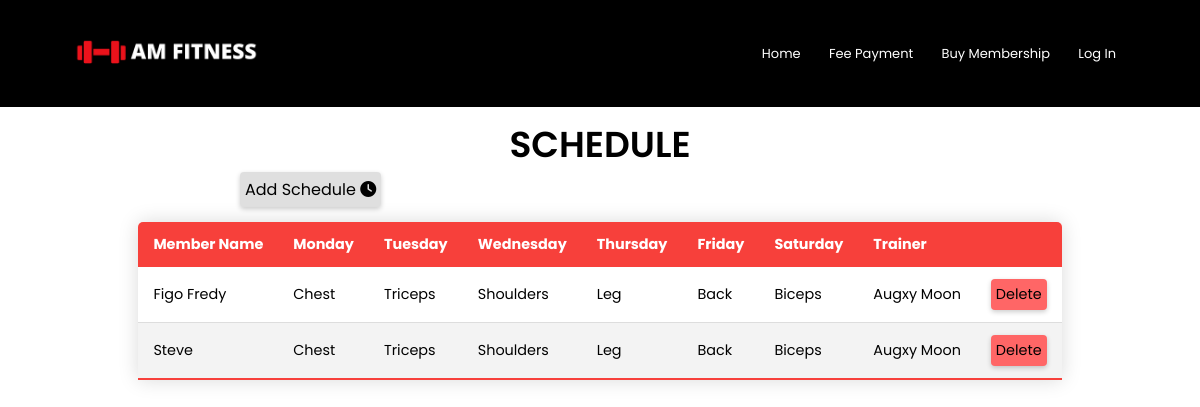
The app's page /AdminPage/schedule, older data.
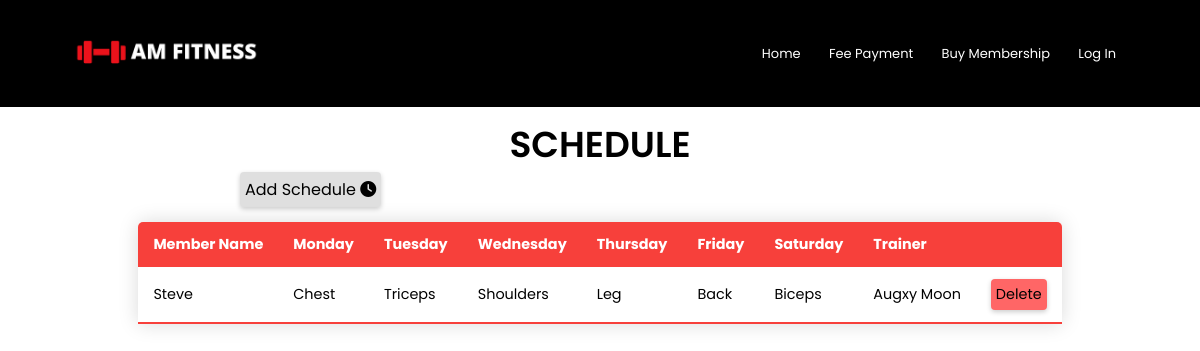
The same page, newer data.
### gym/models.py (models this page shows, shortened)
class schedule(models.Model):
	client = models.ForeignKey(gym,on_delete=CASCADE)
	mon = models.CharField(max_length=100,default=1,verbose_name='Monday')
	tue = models.CharField(max_length=100,default=1,verbose_name='Tuesday')
	wed = models.CharField(max_length=100,default=1,verbose_name='Wednesday')
	thu = models.CharField(max_length=100,default=1,verbose_name='Thursday')
	fri = models.CharField(max_length=100,default=1,verbose_name='Friday')
	sat = models.CharField(max_length=100,default=1,verbose_name='Saturday')
	trainer = models.ForeignKey(trainers,on_delete=CASCADE)

class gym(models.Model):
	full_name = models.CharField(max_length=30,null=False)
	gender = models.CharField(max_length=6,default='Male',null=True)
	age = models.IntegerField(default=18)
	cell_no = models.IntegerField(unique=True,null=False)
	born_date = models.DateField(null=False,default=None,blank=True)
	email = models.EmailField()
	plan = models.CharField(max_length=10,default='Silver',null=False)
	date_joined = models.DateTimeField(default=timezone.now)
	trans = models.CharField(default=1,verbose_name="Transaction Number",max_length=100)
	class Meta:
		verbose_name_plural = "Members"
	def __str__(self):
		return self.full_name

### manage/models.py (models this page shows)
class trainers(models.Model):
	trainer_name = models.CharField(max_length=30,verbose_name='Name')
	trainer_age = models.IntegerField(verbose_name='Age')
	trainer_gender = models.CharField(max_length=10,verbose_name='Gender')
	trainer_cell = models.IntegerField(verbose_name='Mobile No',null=True)
	aos = models.CharField(max_length=100,verbose_name='Area of Specialization')
	salary = models.IntegerField(verbose_name='Salary')
	class Meta:
		verbose_name_plural = 'Trainers'
	def __str__(self):
		return self.trainer_name

### manage/views.py (the view)
# urls.py: path('AdminPage/schedule',manage_views.sched,name='schedule'),
def sched(request):
	days = ['Monday','Tuesday','Wednesday','Thursday','Friday','Saturday']
	sch = schedule.objects.all()
	d = {'sch':sch,'days':days}
	return render(request,'manage/schedule.html',d)

### manage/templates/manage/schedule.html (shortened to what this page needs)
{% extends 'manage/admin.html'%}
{% block page%}
<section class="data-table">
    <h3>Schedule</h3>
    <div class="mem-link" style="margin-left:240px;">
    <a href="{% url 'addsch'%}">Add Schedule  <i class="fas fa-clock"></i></a>
    </div>
    <table class="content-table">
        <thead>
            <tr>
                <th>Member Name</th>
                {% for j in days%}
                <th>{{j}}</th>
                {% endfor %}
                <th>Trainer</th>
                <th>     </th>
            </tr>
        </thead>
        <tbody>
            {% for i in sch %}
            <tr>
                <td>{{i.client}}</td>
                <td>{{i.mon}}</td>
                <td>{{i.tue}}</td>
                <td>{{i.wed}}</td>
                <td>{{i.thu}}</td>
                <td>{{i.fri}}</td>
                <td>{{i.sat}}</td>
                <td>{{i.trainer}}</td>
                <td><a class="table-btn" href="#" onclick="return confirm('Are You Sure?')">Delete</a></td>
            </tr>
            {% endfor %}
        </tbody>
    </table>
</section>
{% endblock %}

Row changes from the older to the newer data that the page shows:
removed schedule: client "Figo Fredy", mon "Chest", tue "Triceps", wed "Shoulders", thu "Leg", fri "Back", sat "Biceps", trainer "Augxy Moon"
